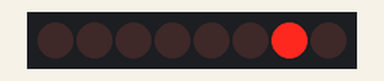
Simulated run of this program. Board: ESP32. Shown: 8 shift-register outputs drawn as a row of LEDs (first output left, lit = HIGH). Wiring (inferred from the names in the program): shift register (74HC595): data GPIO 14; shift clock GPIO 13; latch GPIO 12. Wiring (inferred from the signals the program sends): row of LEDs: on Q0, Q1, Q2, Q3, Q4, Q5, Q6, Q7.

Above: at 0.1 s.
At 5.0 s:
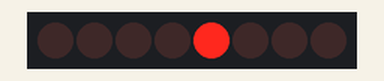
At 10.26 s:
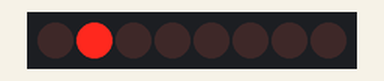
At 21.31 s:
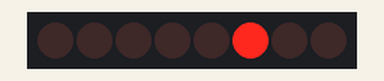
At 30.7 s:
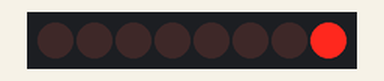
At 39.93 s:
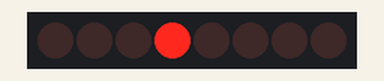
Timing chart, 0 to 40.0 s (numbered marks = the images above):
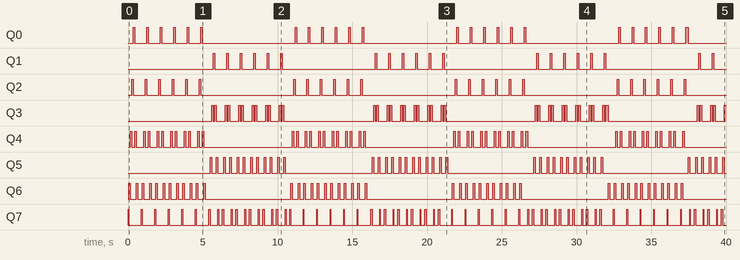

The program:

main.cpp
```cpp
#include <Arduino.h>

// Defines
#define LATCH_PIN 12      // ST_CP (GPIO12) em 74HC595
#define CLOCK_PIN 13      // SH_CP (GPIO11) em 74HC595
#define DATA_PIN 14       // DS (GPIO14) em 74HC595

// Função de escrever dado no CI (74HC595) para que seja decodificado para sua saída  (8 bits)
void writeTo595(byte order, byte value);

void setup() {
// ura os pinos de controle do CI como saídas da ESP
pinMode(LATCH_PIN, OUTPUT);
pinMode(CLOCK_PIN, OUTPUT);
pinMode(DATA_PIN, OUTPUT);

}

void loop() {

  // Valor a ser passado para CI começa em 0000 0001_2
  byte x = 0x01;

  for(int i = 0; i < 8; i++){

    // Escreve valor no CI (que já é repassado para os leds)
    writeTo595(LSBFIRST, x);

    // Shift para esquerda (operação bit a bit)
    x <<= 1;

    // Delay para visualização
    delay(50);
  }

  // como x = 0x00 nesse estágio (shift ocorreu 8 vezes)
  x = 0X10;


  for(int j = 0; j < 8; j++){

    // Escreve valor no CI (que já é repassado para os leds)
    writeTo595(LSBFIRST, x);

    // Shift para direita (operação bit a bit)
    x >>= 1;

    // Delay para visualização
    delay(50);
  }

  delay(100);
}

void writeTo595(byte order, byte value){

  /* Desabilitação da atualização do output do CI para atualização do dado de entrada
  *   EVITA ERROS -> sem isso, o dado nunca é atualizado
  */
  digitalWrite(LATCH_PIN, LOW);

  // Shift do dado para o pino de dado (inteiro) de entrada do CI (DATA_PIN)
  shiftOut(DATA_PIN /*Pino que recebe value (pode ser inteiro)*/, CLOCK_PIN /*Clock de borda positiva*/,
  order /*Ordem de passagem dos bits*/, value);

  // Habilitação da atualização do output do CI
  digitalWrite(LATCH_PIN, HIGH);

}
```

Measured:
- by itself, Q0: repeats every 10.8 s: HIGH 0.10 s, LOW 6.2 s, 5 × (HIGH 0.10 s, LOW 0.80 s)
- by itself, Q1, Q2: repeats every 10.8 s: 5 × (LOW 0.80 s, HIGH 0.10 s), LOW 6.2 s, HIGH 0.10 s
- by itself, Q3, Q4: moves between LOW and HIGH, repeating every 10.8 s
- by itself, Q5: LOW → HIGH at 5.5 s, → LOW 0.10 s later, → HIGH 0.30 s later, → LOW 0.10 s later, … (82 changes in this stretch)
- by itself, Q6: LOW → HIGH at 0.05 s, → LOW 0.10 s later, → HIGH 0.40 s later, → LOW 0.10 s later, … (94 changes in this stretch)
